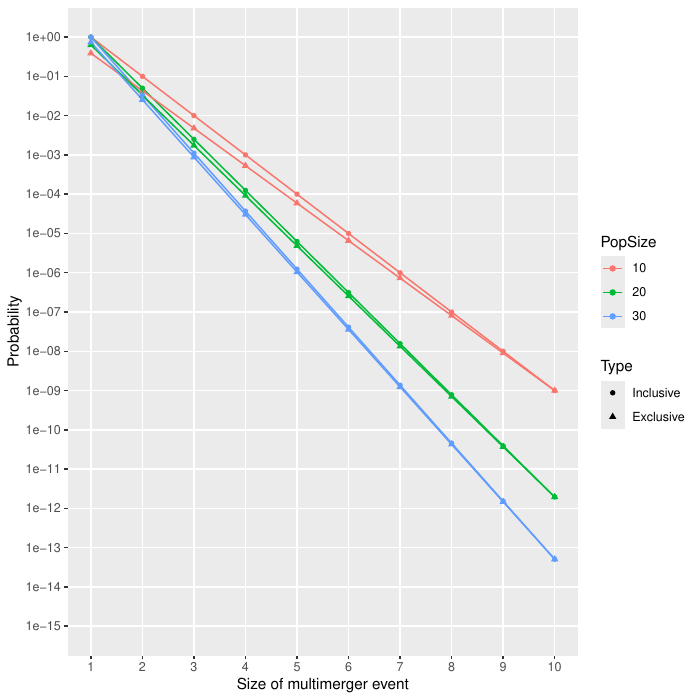

This chart was generated by the following R code:
rm(list=ls())
library(EpiLambda)
library(ggplot2)
library(patchwork)

rt=1
data=data.frame()
v=sapply(1:10, function(k) pois_inclusive(k=k,nt=10))
data=rbind(data,data.frame(x=1:10,y=v,PopSize='10',Type='Inclusive'))
v=sapply(1:10, function(k) pois_exclusive(k=k,n=10,nt=10))
data=rbind(data,data.frame(x=1:10,y=v,PopSize='10',Type='Exclusive'))
v=sapply(1:10, function(k) pois_inclusive(k=k,nt=20))
data=rbind(data,data.frame(x=1:10,y=v,PopSize='20',Type='Inclusive'))
v=sapply(1:10, function(k) pois_exclusive(k=k,n=10,nt=20))
data=rbind(data,data.frame(x=1:10,y=v,PopSize='20',Type='Exclusive'))
v=sapply(1:10, function(k) pois_inclusive(k=k,nt=30))
data=rbind(data,data.frame(x=1:10,y=v,PopSize='30',Type='Inclusive'))
v=sapply(1:10, function(k) pois_exclusive(k=k,n=10,nt=30))
data=rbind(data,data.frame(x=1:10,y=v,PopSize='30',Type='Exclusive'))
data$Type=factor(data$Type,levels=unique(data$Type))#forces order to remain as input
data$PopSize=factor(data$PopSize,levels=unique(data$PopSize))#forces order to remain as input
plot1<-ggplot(data, aes(x=x)) + scale_x_continuous(breaks=seq(0,10,1)) +theme(panel.grid.minor.x = element_blank() )+
  geom_line(aes(y = y, colour = PopSize,group=interaction(PopSize,Type))) + geom_point(aes(y=y,colour=PopSize,shape=Type))+
  xlab('Size of multimerger event')+ylab('Probability') + scale_y_log10(breaks=10^-(0:15),limits=c(1e-15,1))+theme(panel.grid.minor.y = element_blank() )


pdf('figurePois.pdf',7,7)
plot1
dev.off()
system('open figurePois.pdf')
